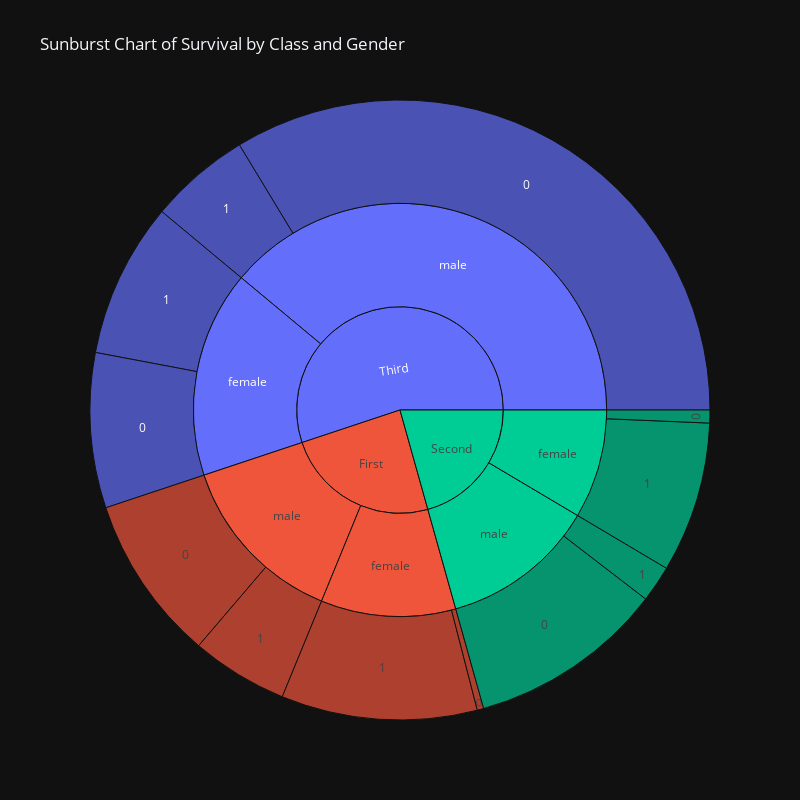

Notebook source saved alongside this figure:
### Code cell
px.sunburst(df, path=['class', 'sex', 'survived'], 
            title='Sunburst Chart of Survival by Class and Gender', 
            template='plotly_dark', width=800, height=800)

### Figure 1 — Plotly figure (JSON) as saved in the notebook; plotly's stock layout.template omitted (floating-point values rounded to 4 significant figures)
{"data": [{"branchvalues": "total", "domain": {"x": [0, 1], "y": [0, 1]}, "hovertemplate": "labels=%{label}<br>count=%{value}<br>parent=%{parent}<br>id=%{id}<extra></extra>", "ids": ["Third/male/0", "First/female/1", "Third/female/1", "First/male/0", "Second/female/1", "Third/female/0", "Second/male/1", "Second/male/0", "First/male/1", "Third/male/1", "Second/female/0", "First/female/0", "Third/male", "First/female", "Third/female", "First/male", "Second/female", "Second/male", "Third", "First", "Second"], "labels": ["0", "1", "1", "0", "1", "0", "1", "0", "1", "1", "0", "0", "male", "female", "female", "male", "female", "male", "Third", "First", "Second"], "name": "", "parents": ["Third/male", "First/female", "Third/female", "First/male", "Second/female", "Third/female", "Second/male", "Second/male", "First/male", "Third/male", "Second/female", "First/female", "Third", "First", "Third", "First", "Second", "Second", "", "", ""], "type": "sunburst", "values": [300, 91, 72, 77, 70, 72, 17, 91, 45, 47, 6, 3, 347, 94, 144, 122, 76, 108, 491, 216, 184]}], "layout": {"height": 800, "legend": {"tracegroupgap": 0}, "title": {"text": "Sunburst Chart of Survival by Class and Gender"}, "width": 800}}
